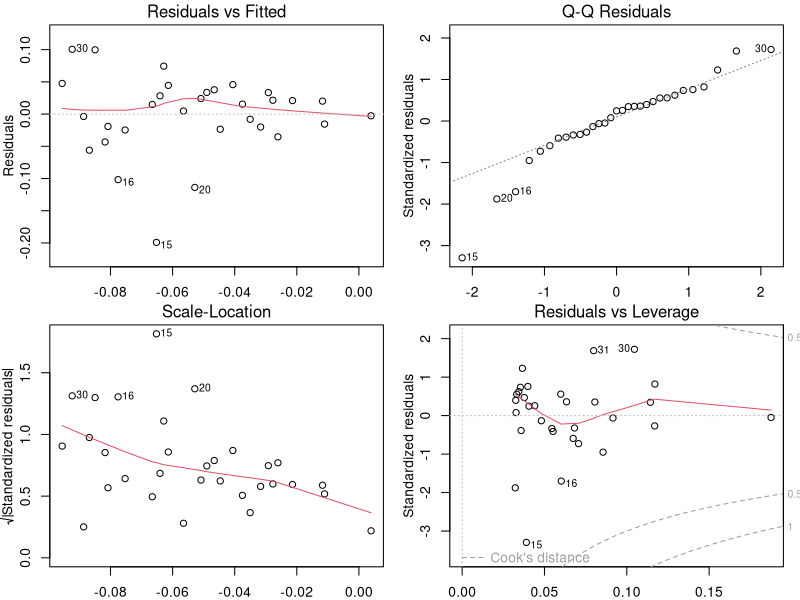
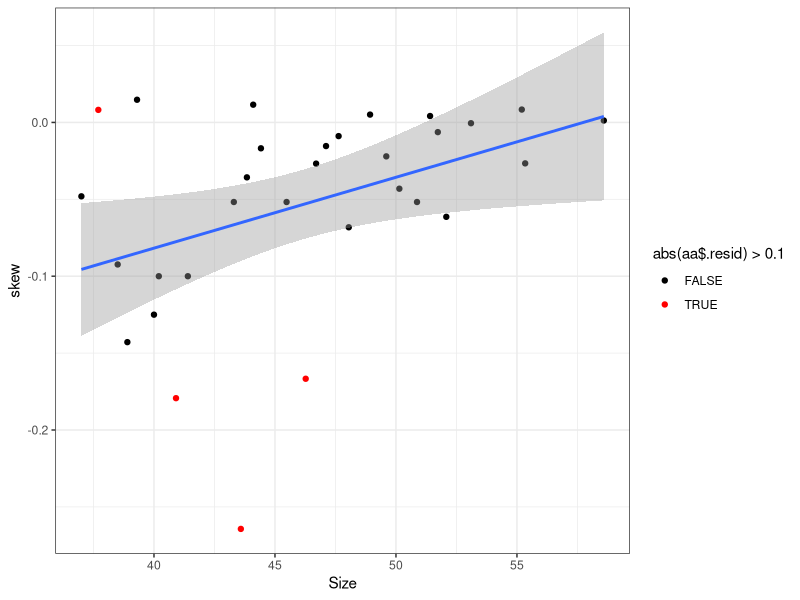

Here is the R script that generated these plots, in order:
## ---- chunk 1
skewdata <- read.csv("data/skewdat.csv")
m1 <- lm(skew~Size, data=skewdata)
par(mfrow=c(2,2),mar=c(2,3,1.5,1),mgp=c(2,1,0))
plot(m1,id.n=4)
## ---- chunk 2
library(dplyr)
library(ggplot2); theme_set(theme_bw())
aa <- broom::augment(m1) %>% mutate(n=1:n())
(ggplot(skewdata, aes(Size,skew))
    + geom_point(aes(colour=abs(aa$.resid)>0.1))
    + geom_smooth(method="lm")
    + scale_colour_manual(values=c("black","red"))
)
